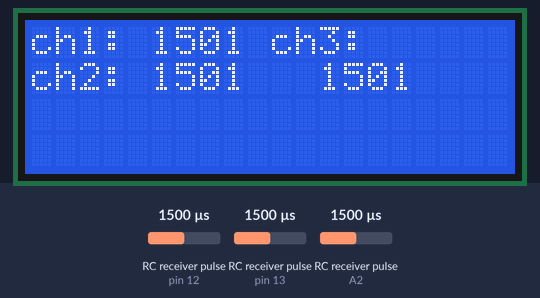
The sketch below on a simulated Arduino Uno, built with avr-gcc and run on an emulated ATmega328P. Shown: 20×4 character LCD. Wiring (inferred from the names in the program): 3 × RC receiver channel: data pin 12 / data pin 13 / data A2. Inputs (shaded band) come from the test bench; at power-on: RC receiver pulse (sensors on A2, pin 12, pin 13) 1500 µs. What the sketch prints to the serial monitor is not drawn.

Above: at 1.2 s.
1.3 s: RC receiver pulse (sensor on A2) set to 1020 µs
At 2.4 s:
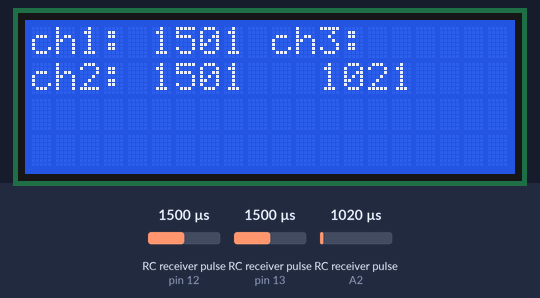
3.0 s: RC receiver pulse (sensor on pin 12) set to 1020 µs
At 3.5 s:
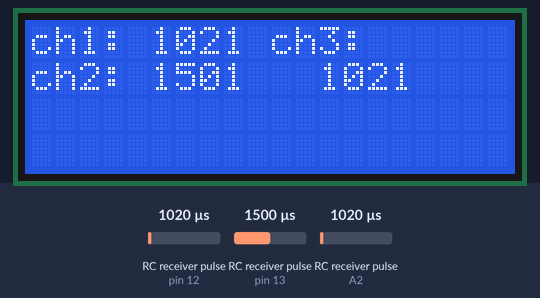
4.5 s: RC receiver pulse (sensor on pin 13) set to 1020 µs
At 5.7 s:
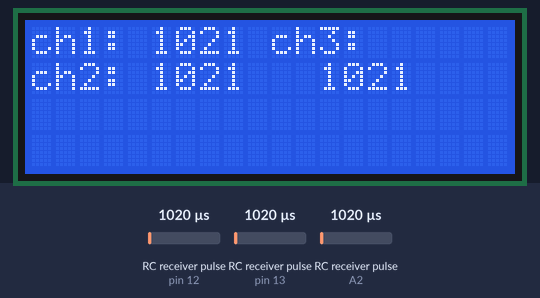
6.0 s: RC receiver pulse (sensor on A2) set to 1250 µs
At 7.0 s:
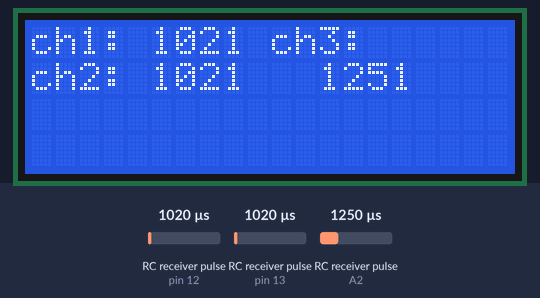
7.5 s: RC receiver pulse (sensor on pin 12) set to 1250 µs
At 8.1 s:
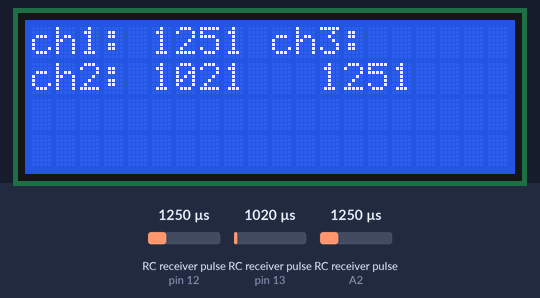
9.0 s: RC receiver pulse (sensor on pin 13) set to 1250 µs
At 10.5 s:
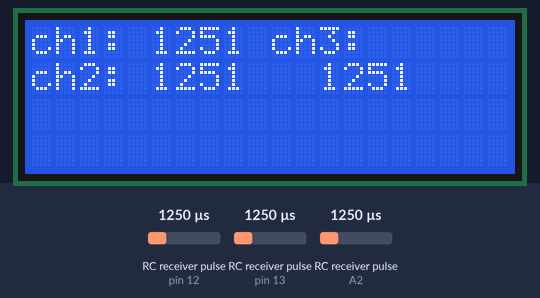
Timing chart, 0 to 11.5 s (numbered marks = the images above; inputs shaded):
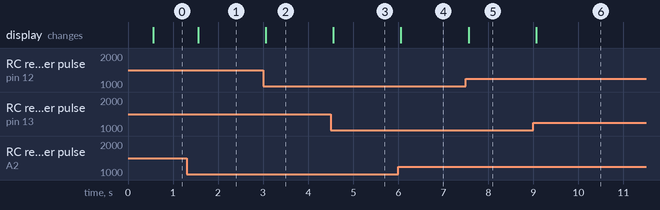

Measured:
- after the input at 1.3 s, the display: changes after 0.26 s (image 1)
- after the input at 3.0 s, the display: changes after 0.06 s (image 2)
- after the input at 4.5 s, the display: changes after 0.06 s (image 3)
- after the input at 6.0 s, the display: changes after 0.06 s (image 4)
- after the input at 7.5 s, the display: changes after 0.06 s (image 5)
- after the input at 9.0 s, the display: changes after 0.06 s (image 6)

The sketch:

Apairage-complet.ino
```cpp
#include <Wire.h>
#include <LiquidCrystal_I2C.h>

//chanel
#define chanel1 12
#define chanel2 13
#define chanel3 A2

LiquidCrystal_I2C lcd(0x27,20,4);  // set the LCD address to 0x27 for a 20 chars and 4 line display
unsigned long t0,t;
int delta,vitesse;
byte correc1,correc2;


void setup() {
Serial.begin(9600);
delta=500;
correc1=30;
correc2=32;
lcd.init();
lcd.backlight();
lcd.setCursor(0,0);
lcd.print("ch1:");
lcd.setCursor(0,1);
lcd.print("ch2:");
lcd.setCursor(10,0);
lcd.print("ch3:");
}

void loop() {
t=millis();

    if((t-t0)>delta){
     int valeurChanel2=pulseIn(chanel2,HIGH);
     int valeurChanel1=pulseIn(chanel1,HIGH);
     int valeurChanel3=pulseIn(chanel3,HIGH);
     t0=t;
     lcd.setCursor(5,1);
     lcd.print(valeurChanel2);


     lcd.setCursor(5,0);
     lcd.print(valeurChanel1);

     lcd.setCursor(12,1);
     lcd.print(valeurChanel3);
     Serial.println(valeurChanel3);

    }

}
```
